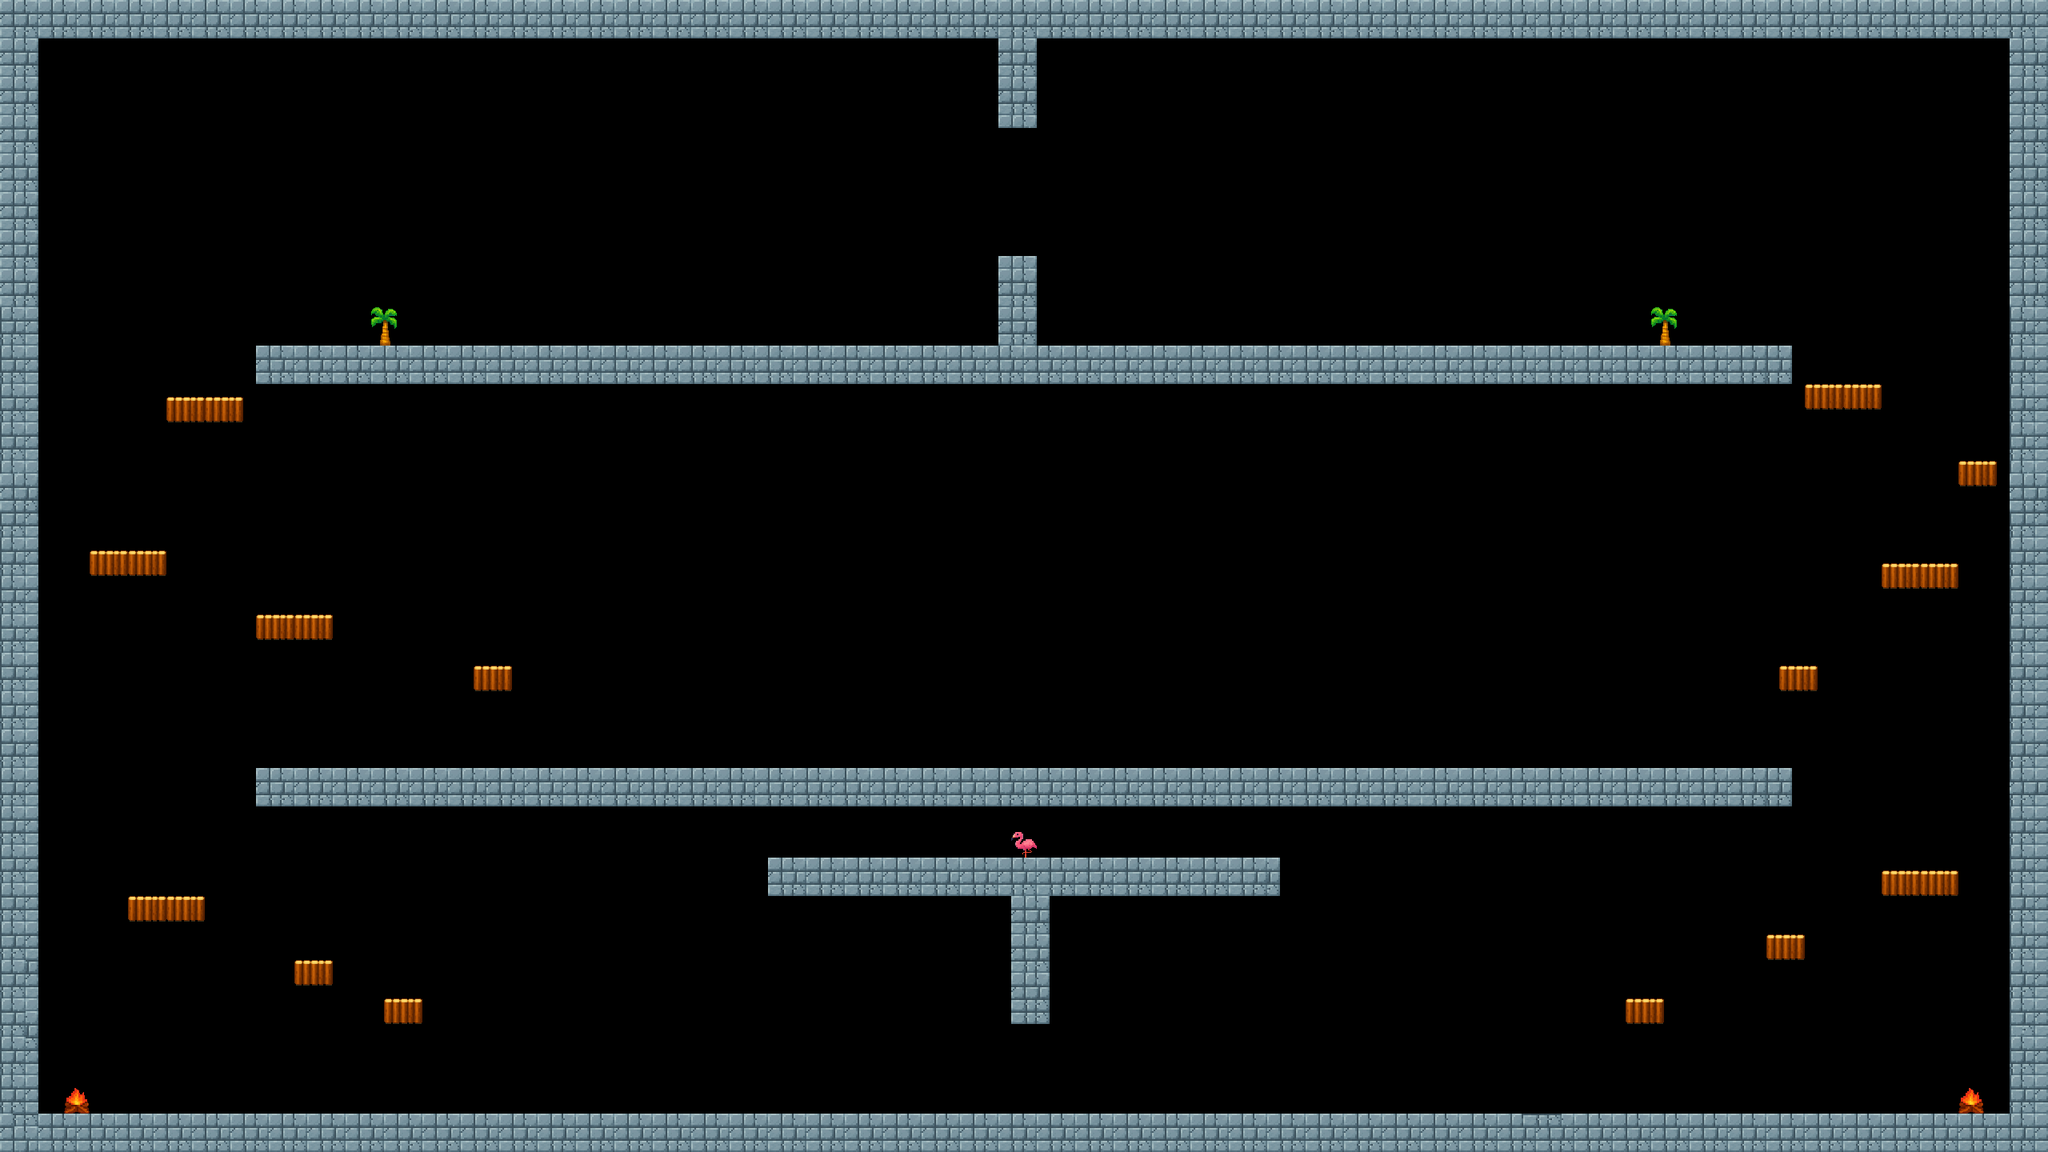

This is a level from a 2D game, rendered from its Tiled map with the project's own tilesets. A one-line summary and the map file follow, with tile-layer data summarised:
An orthogonal 160x90 tile map with 16x16 px tiles, 1 tile layer (Tile Layer 1).

<map version="1.10" tiledversion="1.11.2" orientation="orthogonal" renderorder="right-down" width="160" height="90" tilewidth="16" tileheight="16" infinite="0" nextlayerid="3" nextobjectid="1">
 <tileset firstgid="1" source="summer terrain.tsx" />
 <layer id="1" name="Tile Layer 1" width="160" height="90">
  <data>[14400 cells, 2528 non-empty, 31 distinct tile ids]</data>
 </layer>
 <objectgroup id="2" name="Collision" />
</map>
